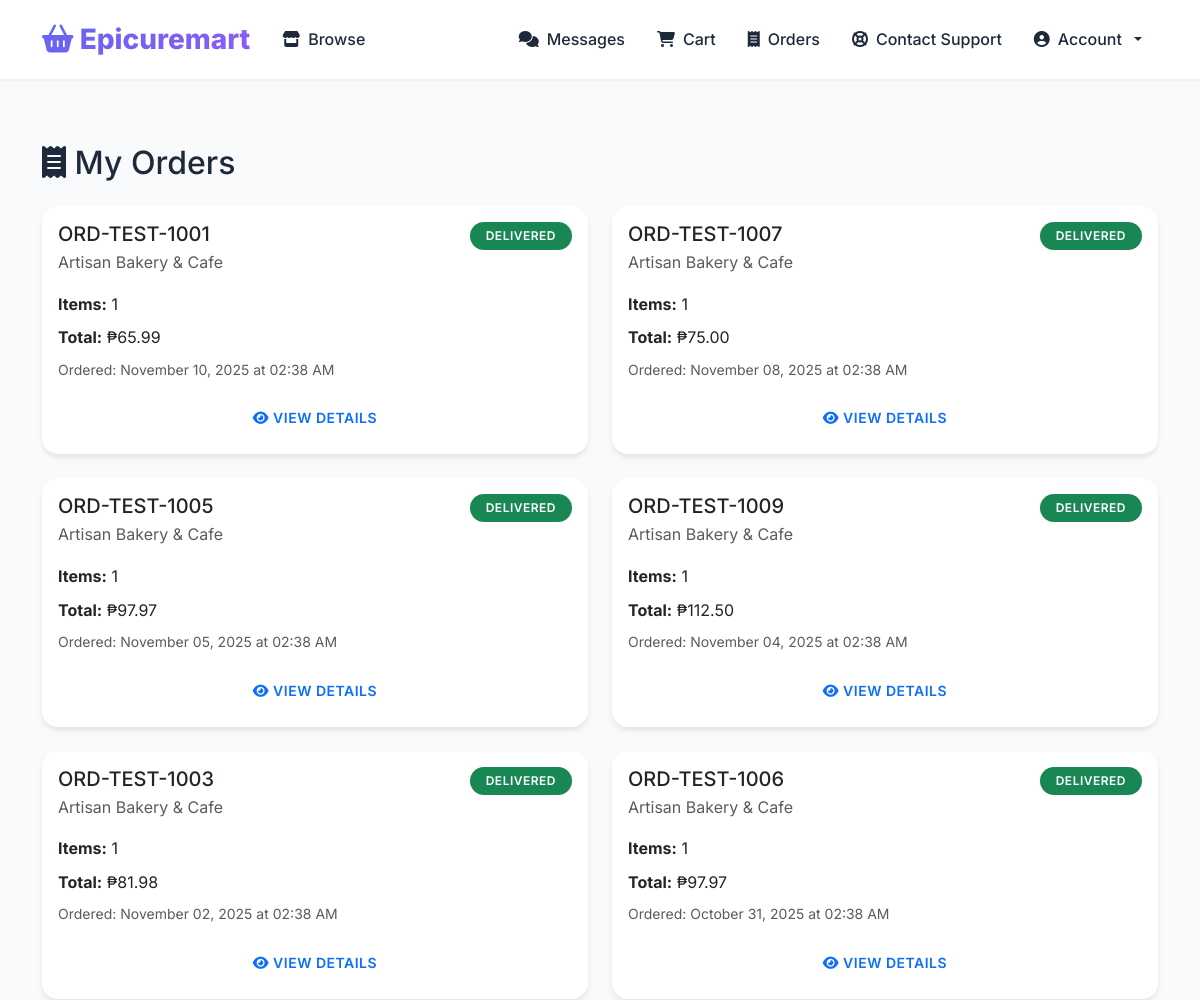
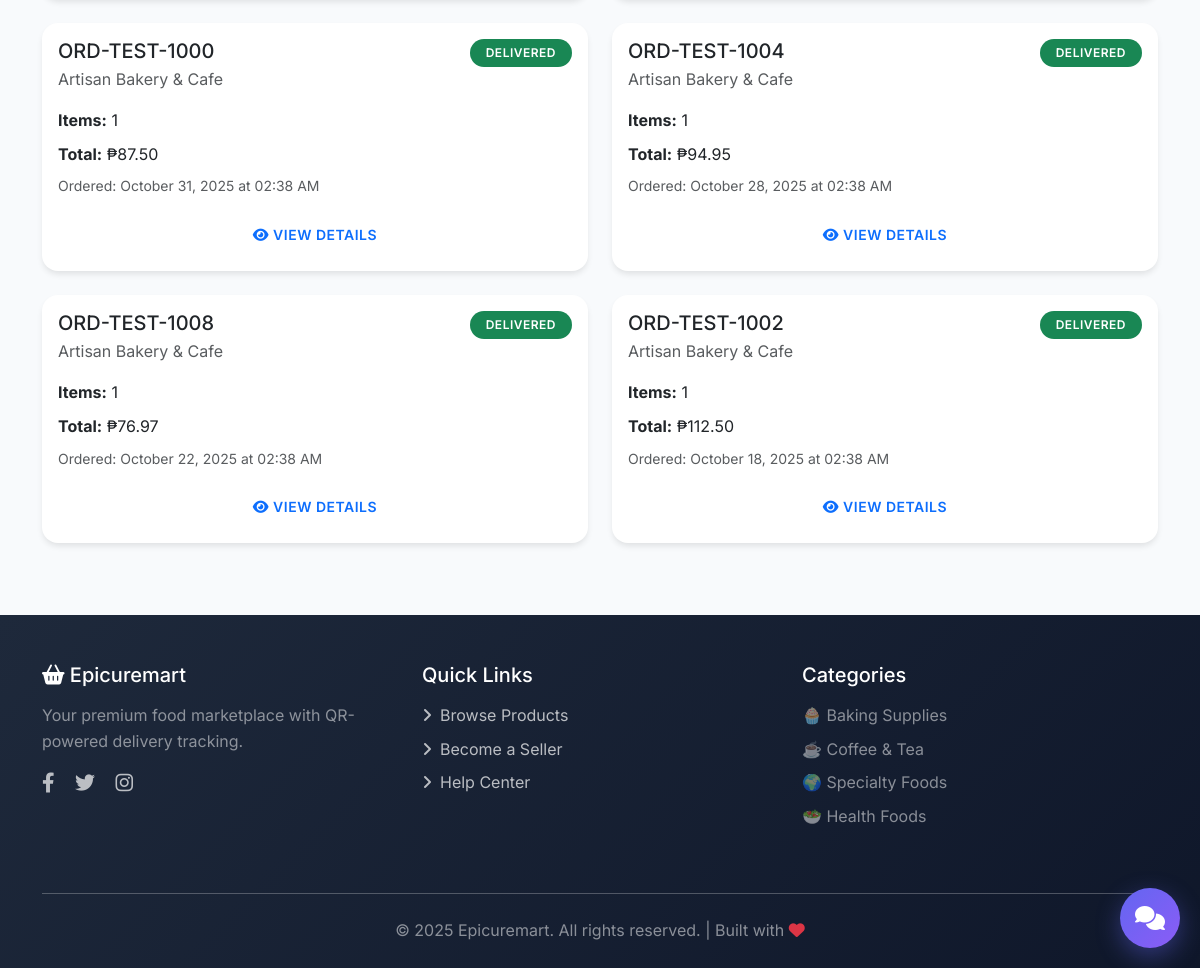
Screenshot of /customer/orders (signed in) with the database file from the repository (2 pictures, top to bottom).
### app.py (models this page shows)
class Order(db.Model):
    __tablename__ = 'orders'
    id = db.Column(db.Integer, primary_key=True)
    order_number = db.Column(db.String(50), unique=True, nullable=False)
    customer_id = db.Column(db.Integer, db.ForeignKey('users.id'), nullable=False)
    shop_id = db.Column(db.Integer, db.ForeignKey('shops.id'), nullable=False)
    courier_id = db.Column(db.Integer, db.ForeignKey('users.id'))
    rider_id = db.Column(db.Integer, db.ForeignKey('users.id'))
    status = db.Column(db.Enum(
        'PENDING_PAYMENT', 'READY_FOR_PICKUP', 'IN_TRANSIT_TO_RIDER',
        'OUT_FOR_DELIVERY', 'DELIVERED', 'CANCELLED'
    ), default='PENDING_PAYMENT')
    delivery_address_id = db.Column(db.Integer, db.ForeignKey('addresses.id'))
    total_amount = db.Column(Numeric(10, 2), nullable=False)
    delivery_fee = db.Column(Numeric(10, 2), default=0.00)
    subtotal = db.Column(Numeric(10, 2), nullable=False)
    commission_rate = db.Column(Numeric(5, 2), default=5.00)  # 5% commission
    commission_amount = db.Column(Numeric(10, 2), default=0.00)
    seller_amount = db.Column(Numeric(10, 2), default=0.00)
    courier_earnings = db.Column(Numeric(10, 2), default=0.00)  # Courier's share of delivery fee
    rider_earnings = db.Column(Numeric(10, 2), default=0.00)  # Rider's share of delivery fee
    shipping_fee_split_courier = db.Column(Numeric(5, 2), default=60.00)  # 60% to courier
    shipping_fee_split_rider = db.Column(Numeric(5, 2), default=40.00)  # 40% to rider
    pickup_token = db.Column(db.String(500))  # JWT for courier pickup
    delivery_token = db.Column(db.String(500))  # JWT for customer delivery
    proof_of_delivery = db.Column(db.String(255))  # Photo uploaded by rider as proof
    created_at = db.Column(db.DateTime, default=datetime.utcnow)
    updated_at = db.Column(db.DateTime, default=datetime.utcnow, onupdate=datetime.utcnow)
    items = db.relationship('OrderItem', backref='order', cascade='all, delete-orphan')
    delivery_address = db.relationship('Address', foreign_keys=[delivery_address_id])
    shop = db.relationship('Shop', foreign_keys=[shop_id])
    courier = db.relationship('User', foreign_keys=[courier_id])
    rider = db.relationship('User', foreign_keys=[rider_id])

class Shop(db.Model):
    __tablename__ = 'shops'
    id = db.Column(db.Integer, primary_key=True)
    seller_id = db.Column(db.Integer, db.ForeignKey('users.id'), nullable=False)
    name = db.Column(db.String(100), nullable=False)
    description = db.Column(db.Text)
    logo = db.Column(db.String(255))
    is_active = db.Column(db.Boolean, default=True)
    created_at = db.Column(db.DateTime, default=datetime.utcnow)
    products = db.relationship('Product', backref='shop', cascade='all, delete-orphan')

### app.py (the view)
@app.route('/customer/orders')
@login_required
@role_required('customer')
def customer_orders():
    orders = Order.query.filter_by(customer_id=session['user_id']).order_by(Order.created_at.desc()).all()
    return render_template('customer_orders.html', orders=orders)

### app.py (called while the page is built)
def login_required(f):
    @wraps(f)
    def decorated_function(*args, **kwargs):
        if 'user_id' not in session:
            flash('Please log in to access this page.', 'warning')
            return redirect(url_for('login'))
        return f(*args, **kwargs)
    return decorated_function

def role_required(*roles):
    def decorator(f):
        @wraps(f)
        def decorated_function(*args, **kwargs):
            if 'user_id' not in session:
                flash('Please log in to access this page.', 'warning')
                return redirect(url_for('login'))
            user = User.query.get(session['user_id'])
            if user.role not in roles:
                flash('You do not have permission to access this page.', 'danger')
                return redirect(url_for('index'))
            if not user.is_approved and user.role in ['seller', 'courier', 'rider']:
                flash('Your account is pending approval.', 'warning')
                return redirect(url_for('pending_approval'))
            return f(*args, **kwargs)
        return decorated_function
    return decorator

@app.context_processor
def inject_cart_and_messages():
    cart_count = 0
    unread_messages = 0
    if 'user_id' in session:
        user_id = session['user_id']
        cart_count = CartItem.query.filter_by(user_id=user_id).count()
        unread_messages = Message.query.join(Conversation).filter(
            db.or_(
                db.and_(Conversation.user1_id == user_id, Message.sender_id != user_id),
                db.and_(Conversation.user2_id == user_id, Message.sender_id != user_id)
            ),
            Message.is_read == False
        ).count()
    return dict(cart_count=cart_count, unread_messages=unread_messages)

### templates/customer_orders.html
{% extends "base.html" %}
{% block content %}
<div class="container">
    <h2 class="mb-4"><i class="fas fa-receipt"></i> My Orders</h2>
    {% if orders %}
    <div class="row">
        {% for order in orders %}
        <div class="col-md-6 mb-4">
            <div class="card">
                <div class="card-body">
                    <div class="d-flex justify-content-between align-items-start mb-3">
                        <div>
                            <h5 class="mb-1">{{ order.order_number }}</h5>
                            <p class="text-muted mb-0">{{ order.shop.name }}</p>
                        </div>
                        <span class="badge badge-status
                            {% if order.status == 'PENDING_PAYMENT' %}bg-warning
                            {% elif order.status == 'READY_FOR_PICKUP' %}bg-info
                            {% elif order.status == 'IN_TRANSIT_TO_RIDER' %}bg-primary
                            {% elif order.status == 'OUT_FOR_DELIVERY' %}bg-primary
                            {% elif order.status == 'DELIVERED' %}bg-success
                            {% else %}bg-secondary{% endif %}">
                            {{ order.status.replace('_', ' ') }}
                        </span>
                    </div>
                    <p class="mb-2"><strong>Items:</strong> {{ order.items|length }}</p>
                    <p class="mb-2"><strong>Total:</strong> ₱{{ "%.2f"|format(order.total_amount) }}</p>
                    <p class="mb-3 text-muted small">Ordered: {{ order.created_at.strftime('%B %d, %Y at %I:%M %p') }}</p>
                    <a href="{{ url_for('customer_order_detail', order_id=order.id) }}" class="btn btn-outline-primary w-100">
                        <i class="fas fa-eye"></i> View Details
                    </a>
                </div>
            </div>
        </div>
        {% endfor %}
    </div>
    {% else %}
    <div class="alert alert-info">
        You haven't placed any orders yet. <a href="{{ url_for('browse') }}">Start shopping!</a>
    </div>
    {% endif %}
</div>
{% endblock %}

### templates/base.html (style rules this page uses)
:root { --primary: #6366f1; --primary-dark: #4f46e5; --secondary: #8b5cf6; --success: #10b981; --danger: #ef4444; --warning: #f59e0b; --info: #06b6d4; --dark: #1e293b; --light: #f8fafc; --gradient-primary: linear-gradient(135deg, #6366f1 0%, #8b5cf6 100%); --gradient-success: linear-gradient(135deg, #10b981 0%, #059669 100%); --shadow-sm: 0 1px 2px 0 rgba(0, 0, 0, 0.05); --shadow-md: 0 4px 6px -1px rgba(0, 0, 0, 0.1); --shadow-lg: 0 10px 15px -3px rgba(0, 0, 0, 0.1); --shadow-xl: 0 20px 25px -5px rgba(0, 0, 0, 0.1); }
* { margin: 0; padding: 0; box-sizing: border-box; }
body { font-family: "Inter", -apple-system, BlinkMacSystemFont, "Segoe UI", sans-serif; min-height: 100vh; display: flex; flex-direction: column; background: var(--light); color: var(--dark); line-height: 1.6; }
.btn { font-weight: 600; padding: 0.625rem 1.5rem; border-radius: 0.75rem; transition: all 0.3s ease; border: none; text-transform: uppercase; font-size: 0.875rem; letter-spacing: 0.5px; }
.card { border: none; border-radius: 1rem; overflow: hidden; box-shadow: var(--shadow-md); transition: all 0.4s cubic-bezier(0.175, 0.885, 0.32, 1.275); background: white; }
.badge { padding: 0.5rem 1rem; border-radius: 2rem; font-weight: 600; font-size: 0.75rem; text-transform: uppercase; letter-spacing: 0.5px; }
.badge-status { animation: pulse 2s infinite; }
html { scroll-behavior: smooth; }

### templates/components/live_chat.html (style rules this page uses)
body { overflow-x: hidden; }

### rows the page displays
Order: order_number "ORD-TEST-1001", shop.name "Artisan Bakery & Cafe", status.replace "DELIVERED", items|length "1", total_amount "65.99", created_at "November 10, 2025 at 02:38 AM"
Order: order_number "ORD-TEST-1007", shop.name "Artisan Bakery & Cafe", status.replace "DELIVERED", items|length "1", total_amount "75.00", created_at "November 08, 2025 at 02:38 AM"
Order: order_number "ORD-TEST-1005", shop.name "Artisan Bakery & Cafe", status.replace "DELIVERED", items|length "1", total_amount "97.97", created_at "November 05, 2025 at 02:38 AM"
Order: order_number "ORD-TEST-1009", shop.name "Artisan Bakery & Cafe", status.replace "DELIVERED", items|length "1", total_amount "112.50", created_at "November 04, 2025 at 02:38 AM"
Order: order_number "ORD-TEST-1003", shop.name "Artisan Bakery & Cafe", status.replace "DELIVERED", items|length "1", total_amount "81.98", created_at "November 02, 2025 at 02:38 AM"
Order: order_number "ORD-TEST-1006", shop.name "Artisan Bakery & Cafe", status.replace "DELIVERED", items|length "1", total_amount "97.97", created_at "October 31, 2025 at 02:38 AM"
Order: order_number "ORD-TEST-1000", shop.name "Artisan Bakery & Cafe", status.replace "DELIVERED", items|length "1", total_amount "87.50", created_at "October 31, 2025 at 02:38 AM"
Order: order_number "ORD-TEST-1004", shop.name "Artisan Bakery & Cafe", status.replace "DELIVERED", items|length "1", total_amount "94.95", created_at "October 28, 2025 at 02:38 AM"
Order: order_number "ORD-TEST-1008", shop.name "Artisan Bakery & Cafe", status.replace "DELIVERED", items|length "1", total_amount "76.97", created_at "October 22, 2025 at 02:38 AM"
Order: order_number "ORD-TEST-1002", shop.name "Artisan Bakery & Cafe", status.replace "DELIVERED", items|length "1", total_amount "112.50", created_at "October 18, 2025 at 02:38 AM"
